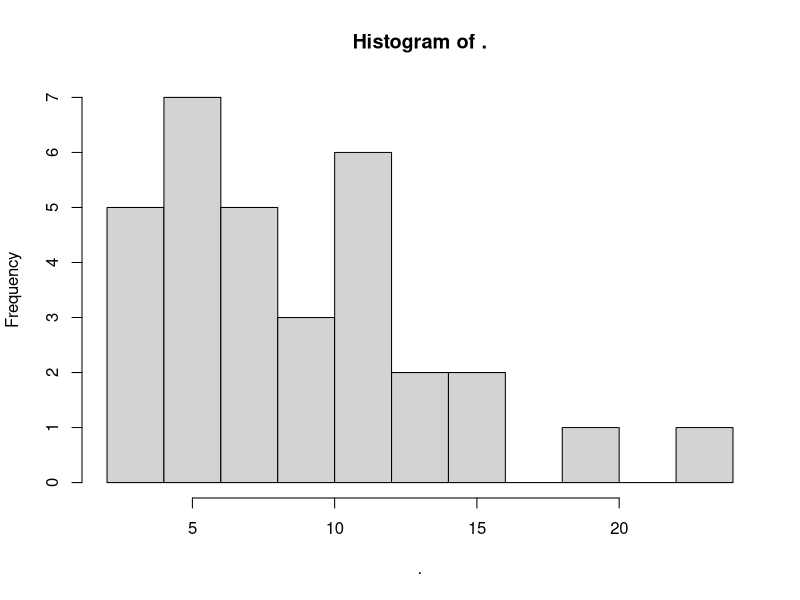

The R source for this figure:
## ---- chunk 1
knitr::opts_chunk$set(echo = TRUE)
## ---- chunk 2
# Loading in the data
data(mtcars)

# Inspecting the data by looking at the dataset, its datatypes, and summary statistics
View(mtcars)
str(mtcars)
summary(mtcars)
## ---- chunk 3
# TODO: Your code here...
head(mtcars, 10) # by specifying 10, we determine how many of the first observations we want to see
mtcars[1:10,]
## ---- chunk 4
# TODO: Your code here...
tail(mtcars, 10)
mtcars[(nrow(mtcars) - 9):nrow(mtcars),]
## ---- chunk 5
# TODO: Your code here...
mtcars[5,]
## ---- chunk 6

# TODO: Your code here...
mtcars[c(1, 8, 12, 13, 25), ]

## ---- chunk 7

# TODO: Your code here...
mtcars[-c(1:10), ]

## ---- chunk 8

# TODO: Your code here...
mtcars[, ncol(mtcars)]
mtcars[, 11]

# Alternatively you could also specify the name of the column(s)
mtcars[, 'carb']
mtcars$carb

## ---- chunk 9

# TODO: Your code here...
mtcars[, (ncol(mtcars) - 4):ncol(mtcars)]

## ---- chunk 10

# TODO: Your code here...
mtcars[, c(1, 2, 4)]
mtcars[, c(1:2, 4)]
mtcars[, c('mpg', 'cyl', 'hp')]

## ---- chunk 11

# TODO: Your code here...
mtcars[c(9, 13, 30), 1:5]

## ---- chunk 12

# TODO: Your code here...
mtcars[1:20, -c(1:3, 10)]

# More advanced solution based on column names:
mtcars[1:20, !(colnames(mtcars) %in% c('mpg', 'cyl', 'disp', 'gear'))]

# EXPLANATION:
# colnames() retrieves the column names of the mtcars dataset. Using the %in% operator, we check 
# whether the column names are in the vector c('mpg', 'cyl', 'disp', 'gear'), which results in TRUE 
# for columns that are in the vector (the ones we want to exclude) and FALSE for those that are not. 
# The ! operator negates this, so columns that are TRUE (i.e., in the list) become FALSE and vice versa. 
# This ensures that the columns we want to exclude are not selected.


## ---- chunk 13

# TODO: Your code here...

# Using the subset() function
subset(mtcars, hp > 100, select = c(mpg, cyl))

# Alternative method to achieve the same results
mtcars[mtcars[,'hp'] > 100, c('mpg', 'cyl')]
mtcars[mtcars$hp > 100, c('mpg', 'cyl')]
## ---- chunk 14

# TODO: Your code here...

# using the subset() function:
subset(mtcars, gear == 4 & mpg < 20, select = hp)

# Alternative way of doing it (without the subset function)
mtcars[(mtcars[,'gear'] == 4) & (mtcars[,'mpg'] < 20), 'hp']
mtcars[(mtcars$gear == 4) & (mtcars$mpg < 20), 'hp']

## ---- chunk 15
# Load dplyr
library(dplyr)
## ---- chunk 16
# TODO: Your code here...

mtcars %>%
  filter(hp > 100) %>%
  select(mpg, cyl)
## ---- chunk 17
# TODO: Your code here...

mtcars %>%
  filter((gear == 4) & (mpg < 20)) %>%
  select(hp)
## ---- chunk 18
# TODO: Your code here...

mtcars %>%
  filter(cyl > 4) %>%
  select(wt, qsec) %>%
  cor() %>%
  round(3)

## ---- chunk 19
# TODO: Your code here...

mtcars %>%
  filter(hp > 70) %>%
  group_by(cyl) %>%
  summarise(average_mpg = mean(mpg))

## ---- chunk 20
# TODO: Your code here...

mtcars %>%
  mutate(hp_per_wt = round(hp / wt, 2)) %>%
  filter(hp_per_wt > mean(hp_per_wt)) %>%
  select(disp)

## ---- chunk 21
# TODO: Your code here...

mtcars %>%
  mutate(hp_per_wt = round(hp / wt, 2)) %>%
  filter(hp_per_wt > mean(hp_per_wt)) %>%
  select(disp)

## ---- chunk 22
# TODO: Your code here...

mtcars %>%
  mutate(acc_efficiency = as.numeric(hp / qsec)) %>%
  pull(acc_efficiency) %>%  # extracts the data as a numerical vector so we can plot it
  hist(breaks = 10)         # 'breaks' specifies the number of bins we want

## ---- chunk 23
# TODO: Your code here...

mtcars %>%
  group_by(cyl) %>%
  summarise(prop_manual = round(100 * mean(am), 2))

